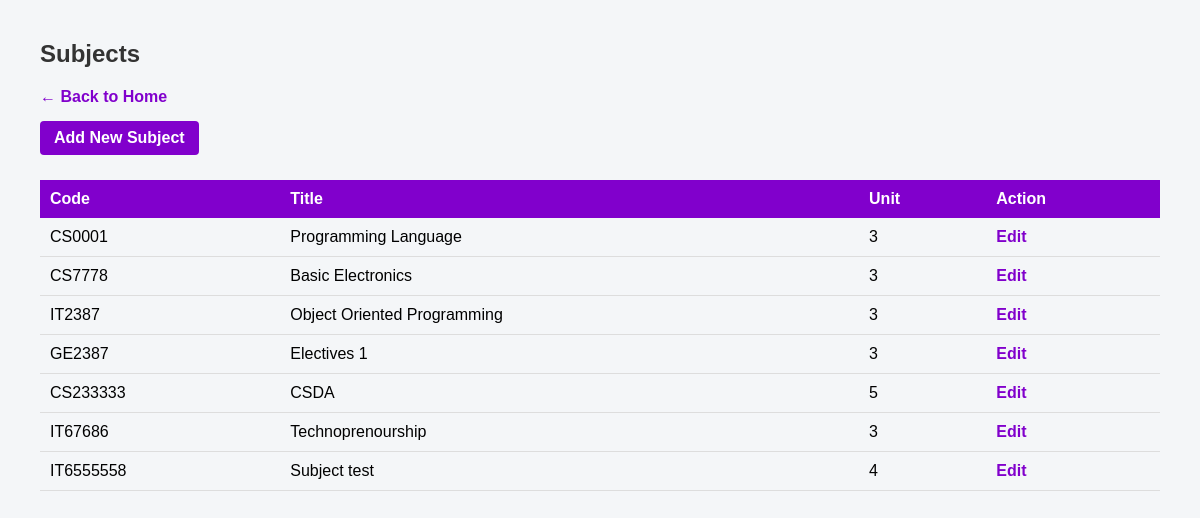
The page /index.php?controller=subject&action=list (signed in) on the database its author committed.
### tables this page shows
CREATE TABLE `subject` (
  `subject_id` int(11) NOT NULL,
  `code` varchar(20) NOT NULL,
  `title` varchar(150) NOT NULL,
  `unit` int(11) NOT NULL
);

### app/Core/Controller.php (called while the page is built, shortened)
<?php
class Controller
{
    protected function view($view, $data = [])
    {
        extract($data);
        require_once __DIR__ . "/../Views/" . $view . ".php";
    }
}

### app/Controllers/SubjectController.php (called while the page is built, shortened)
<?php
class SubjectController extends Controller
{
    public function list()
    {
        $role = SessionManager::get('account_type') ?? 'guest';
        $subjectModel = new Subject();
        $subjects = $subjectModel->getAll();
        $this->view('subjects/list', [
            'subjects' => $subjects,
            'role' => $role
        ]);
    }
}

### public/index.php (called while the page is built, shortened)
<?php
require_once __DIR__ . '/../app/Core/Autoloader.php';
$action = $_GET['action'] ?? 'login';
$controller = new $controllerClass();
$controller->$action();

### app/Core/SessionManager.php (called while the page is built, shortened)
<?php
class SessionManager
{
    public static function get(string $key)
    {
        return $_SESSION[$key] ?? null;
    }
}

### app/Core/Autoloader.php (called while the page is built, shortened)
<?php
spl_autoload_register(function ($class) {
    $prefix = 'App\\';
    $base_dir = __DIR__ . '/../../app/';
    $len = strlen($prefix);
    $relative_class = substr($class, $len);
    $file = $base_dir . str_replace('\\', '/', $relative_class) . '.php';
});

### app/Core/Database.php (called while the page is built, shortened)
<?php
class Database
{
    private static ?mysqli $connection = null;
    public static function connect(): mysqli
    {
        if (self::$connection === null) {
            self::$connection = new mysqli(
                "localhost",
                "root",
                "",
                "school",
                3307
            );
        }
        return self::$connection;
    }
}

### app/Models/Subject.php (called while the page is built, shortened)
<?php
class Subject
{
    private $conn;
    private $table = "subject";
    public function __construct()
    {
        $this->conn = Database::connect();
    }
    public function getAll()
    {
        $result = $this->conn->query("SELECT * FROM {$this->table}");
        return $result->fetch_all(MYSQLI_ASSOC);
    }
}

### app/Views/subjects/list.php (the view, shortened to what this page needs)
<!DOCTYPE html>
<html>
<head>
</head>
<body>
    <div class="container">
        <h2>Subjects</h2>
        <div class="top-links">
            <a href="index.php?controller=home&action=index">← Back to Home</a>
        </div>
        <?php if (in_array($role, ['admin', 'staff'])): ?>
            <a class="btn" href="index.php?controller=subject&action=new">Add New Subject</a>
        <?php endif; ?>
        <table>
            <tr>
                <th>Code</th>
                <th>Title</th>
                <th>Unit</th>
                <th>Action</th>
            </tr>
            <?php foreach ($subjects as $row): ?>
            <tr>
                <td><?= htmlspecialchars($row['code']) ?></td>
                <td><?= htmlspecialchars($row['title']) ?></td>
                <td><?= htmlspecialchars($row['unit']) ?></td>
                <td>
                    <?php if (in_array($role, ['admin', 'staff'])): ?>
                        <a href="index.php?controller=subject&action=edit&id=<?= $row['subject_id'] ?>">Edit</a>
                    <?php endif; ?>
                </td>
            </tr>
            <?php endforeach; ?>
        </table>
    </div>
</body>
</html>

### app/Views/subjects/list.php (style rules this page uses)
body { font-family: Arial, sans-serif; background-color: #f4f6f8; margin: 0; padding: 40px; }
h1, h2 { margin-top: 0; color: #333; }
a { text-decoration: none; color: #8100cc; font-weight: bold; }
.top-links { margin-bottom: 15px; }
.btn { display: inline-block; padding: 8px 14px; background-color: #8100cc; color: white; border-radius: 4px; margin-bottom: 15px; }
table { width: 100%; border-collapse: collapse; margin-top: 10px; }
th { background-color: #8100cc; color: white; text-align: left; padding: 10px; }
td { padding: 10px; border-bottom: 1px solid #ddd; }

### rows shown on the page
subject: code "CS0001", title "Programming Language", unit "3"
subject: code "CS7778", title "Basic Electronics", unit "3"
subject: code "IT2387", title "Object Oriented Programming", unit "3"
subject: code "GE2387", title "Electives 1", unit "3"
subject: code "CS233333", title "CSDA", unit "5"
subject: code "IT67686", title "Technoprenourship", unit "3"
subject: code "IT6555558", title "Subject test", unit "4"
